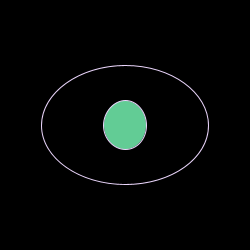
Frame 1 (no input)
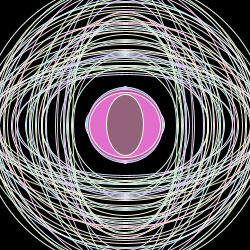
Frame 60 (the mouse pressed at the canvas centre just before this capture)
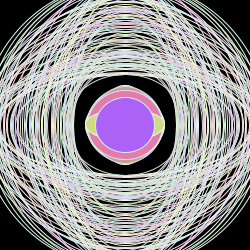
Frame 120 (the mouse held since frame 60 and released just before this capture)

The Processing sketch that drew these frames (run headless with seeded random() and noise(); from frame 60 on, the mouse is pressed at the canvas centre):

// Processing sketch: processing_18774
// ── processing_18774.pde

void setup(){
  size (250,250);
  smooth ();
  background(#000000);
  frameRate (35);
}
void draw(){

  strokeWeight(1);
  //circles with fill
  stroke (random(200,255),random(200,255),random(200,255));
  fill(random(50,255),random(50,230),random(100,255));
  ellipse(125,125,random(10,80),random(10,80));
//larger stroked circles
  noFill();
  ellipse(125,125,random(100,300),random(100,300));
}
